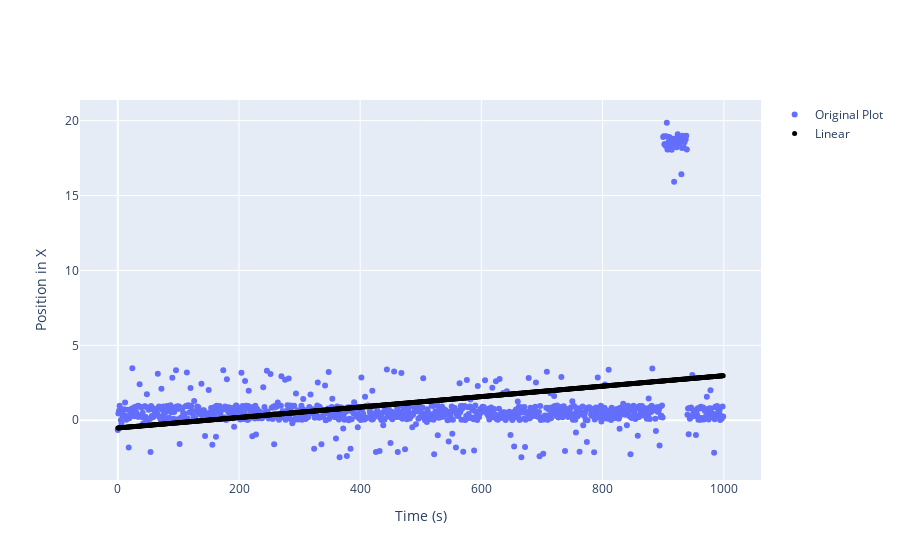

Notebook code for this chart:
### Code cell
from scipy.optimize import curve_fit

timeStart = time.time()

def func(x, a, b):
    return a * x + b

p, pcov = curve_fit(func, xx, yy)
y_exp_outliers = func(xx, *p)


fig = go.Figure(data = go.Scatter(x = xx, y=yy,
    name='Original Plot', mode='markers'))
fig.add_trace(go.Scatter(
    x=xx,
    y=y_exp_outliers,
    mode='markers',
    marker=dict(
        color='black',
        size=5
    ),
    name='Linear'
))
fig.update_layout(
      xaxis=dict(
        title='Time (s)'
    ),
    yaxis=dict(
        title='Position in X'
    ))
fig.show()

### Figure 1 — Plotly figure (JSON) as saved in the notebook; plotly's stock layout.template omitted (floating-point values rounded to 4 significant figures; data arrays with more than 128 entries replaced by an {"elided": "..."} marker saying what was removed)
{"data": [{"mode": "markers", "name": "Original Plot", "type": "scatter", "x": {"elided": "1000 int values"}, "y": {"elided": "1000 float values"}}, {"marker": {"color": "black", "size": 5}, "mode": "markers", "name": "Linear", "type": "scatter", "x": {"elided": "1000 int values"}, "y": {"elided": "1000 float values"}}], "layout": {"xaxis": {"title": {"text": "Time (s)"}}, "yaxis": {"title": {"text": "Position in X"}}}}
